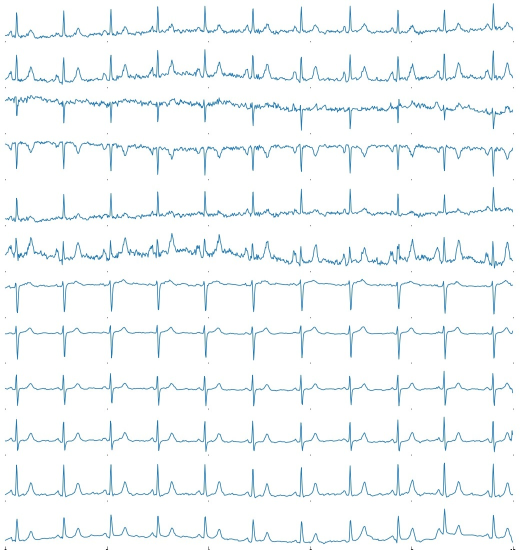
#> input picture Cropped Image.jpg, 1050 x 1100 px (shown at 1/2 size)
$ python -i ecgremovehorizantal.py   (imports and definitions only)
#> lines starting #> are read from the running program, lines starting #| are printed output that depends on the picture
import cv2


def blackRemove():
   image = cv2.imread('Cropped Image.jpg')
#> image is the input picture: shape (1100, 1050, 3); mean B, G, R 249.7, 248.5, 244.7
   #cv2.imshow('source_image', image)

   gray = cv2.cvtColor(image, cv2.COLOR_BGR2GRAY)
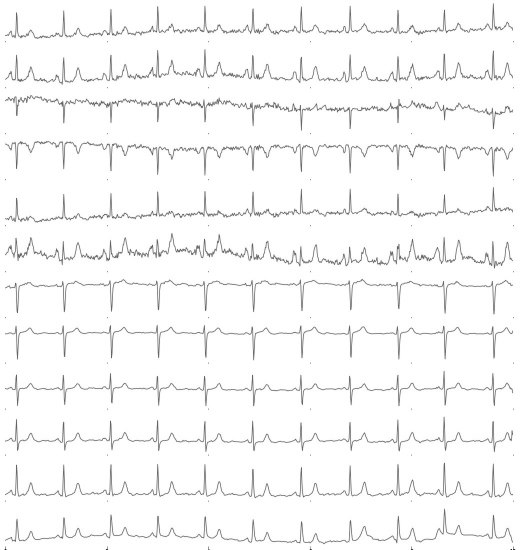
#> gray: shape (1100, 1050) (shown at 1/2 size); min 22, max 255, mean 247.5
   thresh = cv2.threshold(gray, 0, 215, cv2.THRESH_BINARY_INV + cv2.THRESH_OTSU)[1]
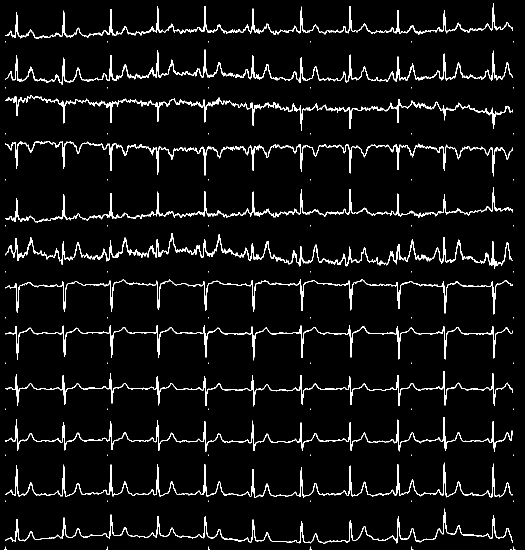
#> thresh: shape (1100, 1050) (shown at 1/2 size); values 0 (black) and 215 (white), 4.8% white in thin lines or dots

   horizontal_kernel = cv2.getStructuringElement(cv2.MORPH_RECT, (25, 1))
   detected_lines = cv2.morphologyEx(thresh, cv2.MORPH_OPEN, horizontal_kernel, iterations=2)
#> detected_lines: shape (1100, 1050); every value is 0

   cnts = cv2.findContours(detected_lines, cv2.RETR_EXTERNAL, cv2.CHAIN_APPROX_SIMPLE)
#> cnts = 0 contours

   cnts = cnts[0] if len(cnts) == 2 else cnts[1]
#> cnts = []

   for c in cnts:
      cv2.drawContours(image, [c], -1, (255, 255, 255), 2)
#> this loop made 0 passes

   repair_kernel = cv2.getStructuringElement(cv2.MORPH_RECT, (1, 6))
#> repair_kernel = [1, 1, 1, 1, 1, 1]

   result = 255 - cv2.morphologyEx(255 - image, cv2.MORPH_CLOSE, repair_kernel,
   iterations=1)
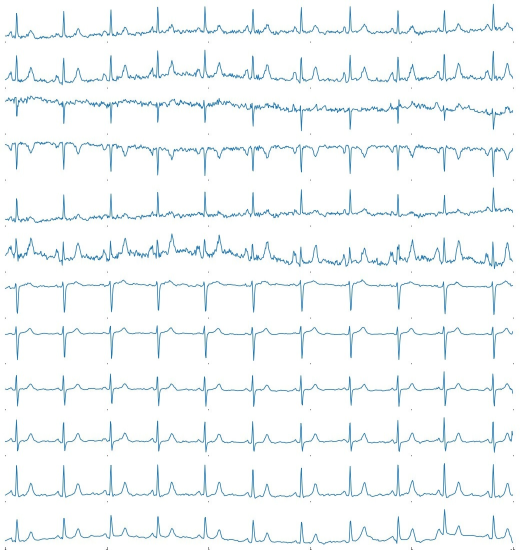
#> result: shape (1100, 1050, 3) (shown at 1/2 size); mean B, G, R 249.4, 248.3, 244.5

   #cv2.imshow('resultant image', result)
   cv2.imwrite('Cropped Image.jpg', result)
   # cv2.waitKey(0)
   # cv2.destroyAllWindows()

>>> result = blackRemove()
